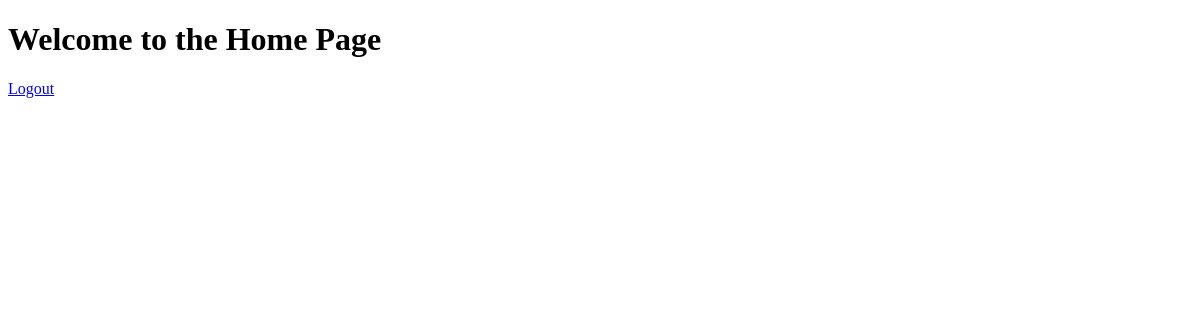
Page / (signed in) on the earlier database version.
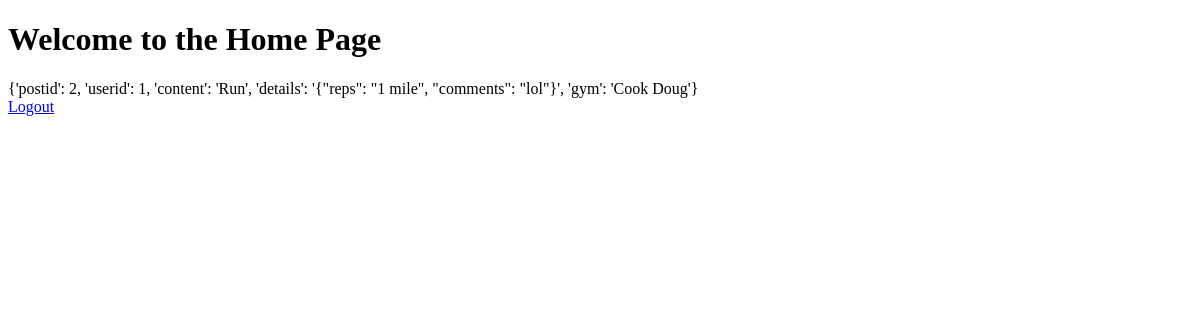
Same page on the later database version.
### tables this page shows
CREATE TABLE posts(postid INTEGER PRIMARY KEY AUTOINCREMENT, userid int, content TINYTEXT, details TEXT, gym TINYTEXT);

### app.py (the view)
@app.route("/", methods=["GET", "POST"])
@login_required
def index():
    con = sqlite3.connect("sweat.db",check_same_thread=False)
    db = con.cursor()
    """Log user in"""
    if request.method == "GET":
        users_db = list(db.execute("SELECT * FROM users").fetchall())
        users = []
        for row in users_db:
            user_dict = {
                "userid": row[0],
                "name": row[1],
                "password": row[2],
                "following": (row[3][11:]),
                "gym": row[4]
                }
            users.append(user_dict)
        current_user = [i for i in users if i['userid'] == session['user_id']][0]
        print(current_user)
        posts_ls = list(db.execute("SELECT * FROM posts").fetchall())
        posts = []
        for row in posts_ls:
            posts_dict = {
                "postid": row[0],
                "userid": row[1],
                "content": row[2],
                "details": row[3],
                "gym": row[4]
                }
            posts.append(posts_dict)
        relevant_posts = []
        for post in posts:
            print(post)
            if post['gym'] == current_user['gym']:
                relevant_posts.append(post)
        return render_template("index.html",posts=relevant_posts)
    else:
        return render_template("index.html",posts=relevant_posts)

### app.py (called while the page is built)
@app.after_request
def after_request(response):
    response.headers["Cache-Control"] = "no-cache, no-store, must-revalidate"
    response.headers["Expires"] = 0
    response.headers["Pragma"] = "no-cache"
    return response

### helper.py (called while the page is built)
def login_required(f):
    @wraps(f)
    def decorated_function(*args, **kwargs):
        if session.get("user_id") is None:
            return redirect("/login")
        return f(*args, **kwargs)
    return decorated_function

### templates/index.html (shortened to what this page needs)
<!DOCTYPE html>
<html lang="en">
<head>
</head>
<body>
    <h1>Welcome to the Home Page</h1>
    <div>
        {% for post in posts %}
        <div>
            {{post}}
        </div>
        {% endfor %}
    </div>
    <a href="{{ url_for('logout') }}">Logout</a>
</body>
</html>

Differences in the rows shown:
added posts: post "{'postid': 2, 'userid': 1, 'content': 'Run', 'details': '{\"reps\": \"1 mile\", \"comments\": \"lol\"}', 'gym': 'Cook Doug'}"
